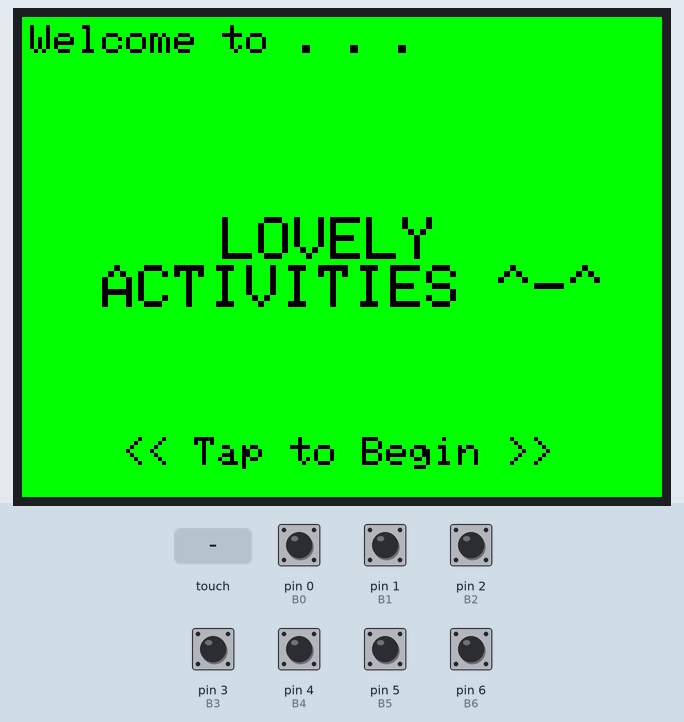
Simulated run of this sketch. Board: SparkFun Pro Micro, built with avr-gcc and run on an emulated ATmega32U4. Parts: 320×240 colour display. Inputs (shaded band) come from the test bench; at power-on: pin 0 (B0), pin 1 (B1), pin 2 (B2), pin 3 (B3), pin 4 (B4), pin 5 (B5), pin 6 (B6) HIGH. EEPROM starts erased; what the sketch prints to the serial monitor is not drawn.

Above: at 1.4 s.
1.5 s: touch panel pressed at 62 % / 70 % of its raw x / y range
At 1.9 s:
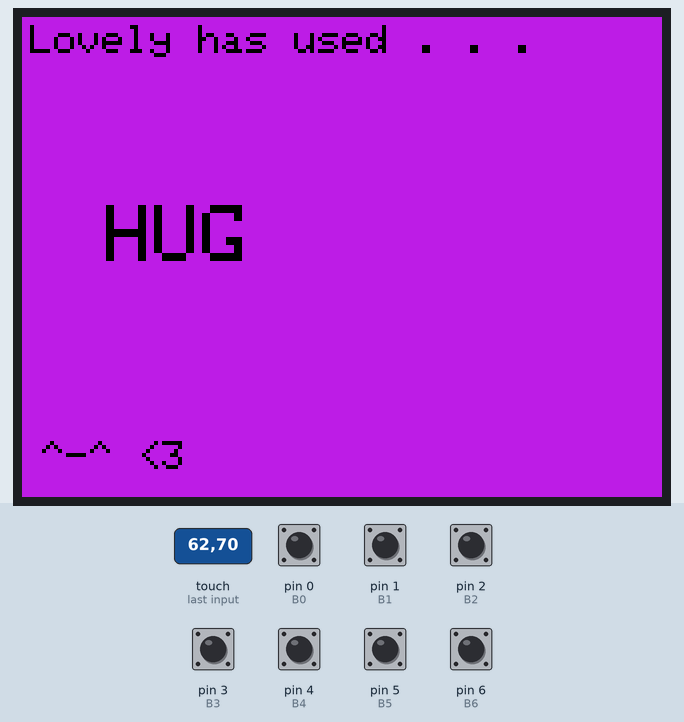
4.5 s: touch panel pressed at 13 % / 10 % of its raw x / y range
At 5.3 s:
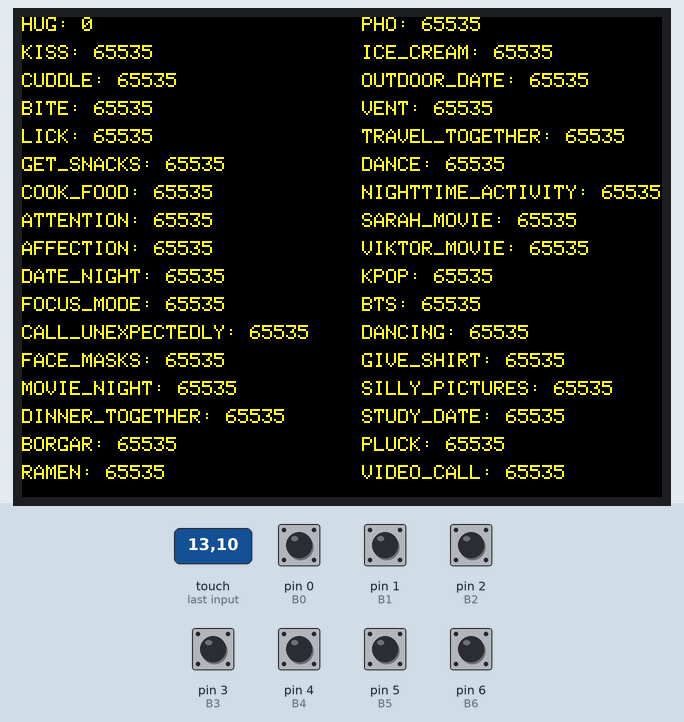
6.2 s: touch panel pressed at 38 % / 10 % of its raw x / y range
At 7.5 s:
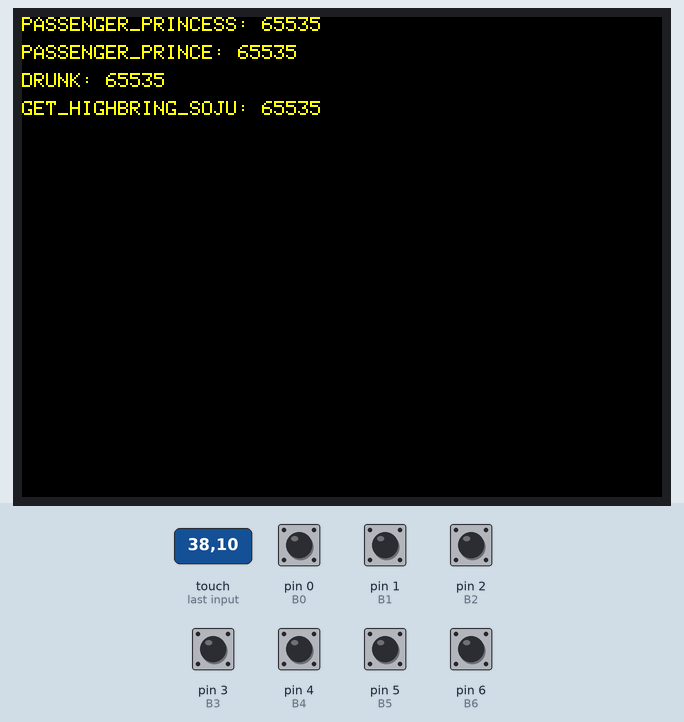
7.8 s: touch panel pressed at 62 % / 10 % of its raw x / y range
At 9.0 s:
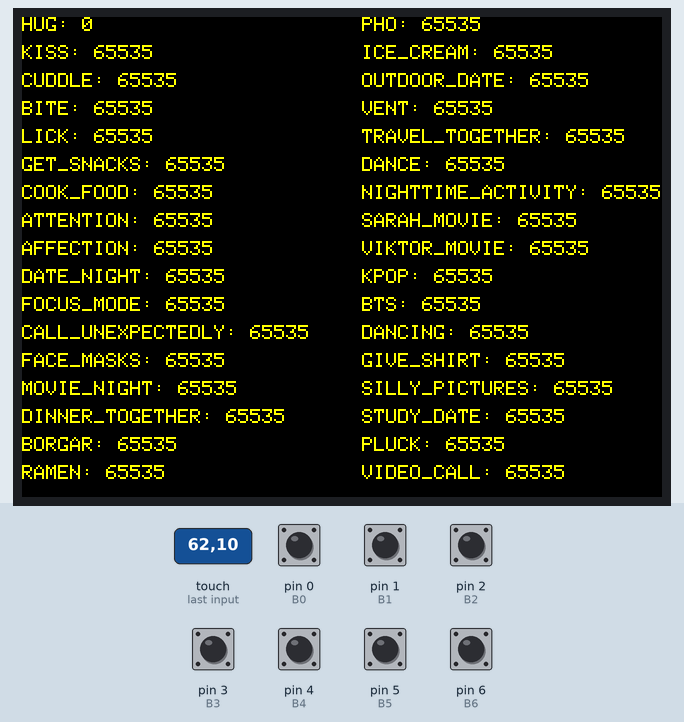
9.5 s: touch panel pressed at 87 % / 70 % of its raw x / y range
At 10.2 s:
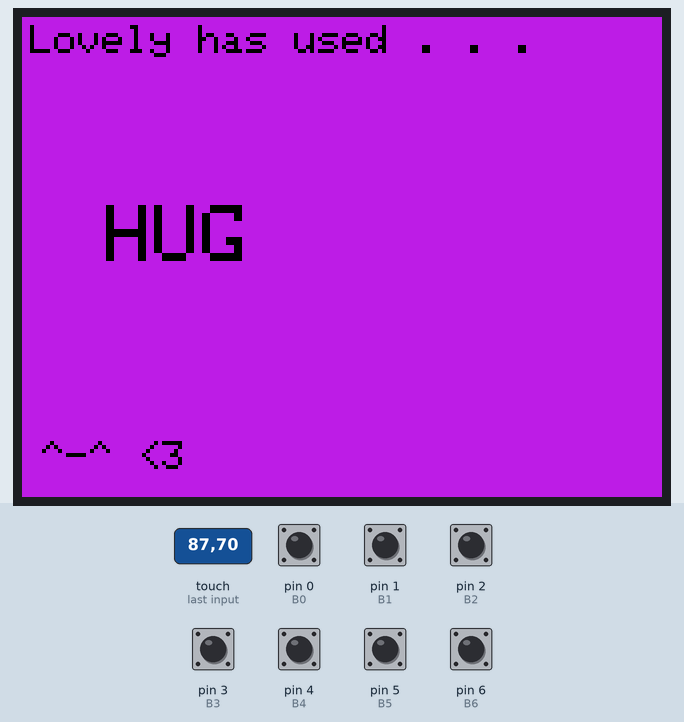
11.1 s: touch panel pressed at 87 % / 10 % of its raw x / y range
At 12.7 s:
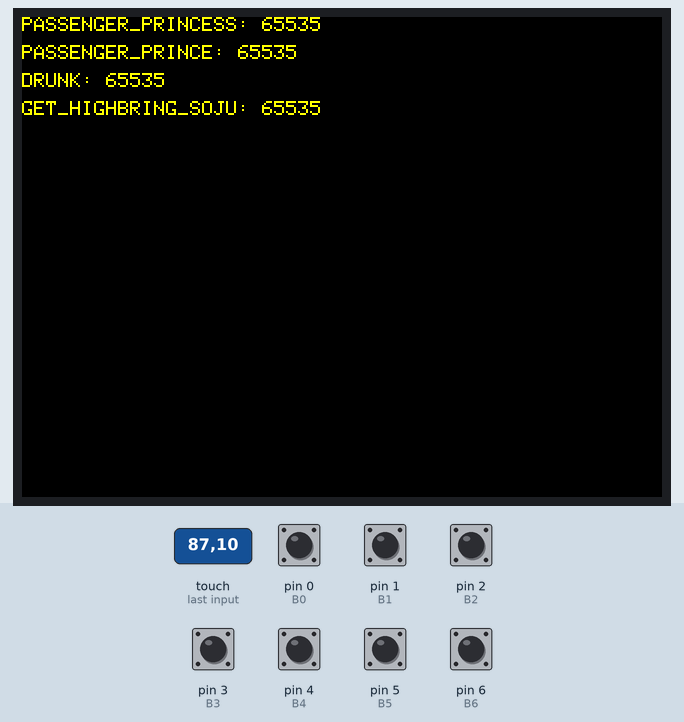
Timing chart, 0 to 13.7 s (numbered marks = the images above; inputs shaded):
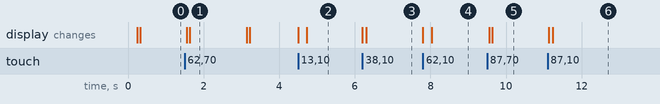

Measured:
- after the input at 1.5 s, the display: first changes after 0.06 s (image 1 shows a later state)
- after the input at 4.5 s, the display: first changes at once (image 2 shows a later state)
- after the input at 6.2 s, the display: first changes at once (image 3 shows a later state)
- after the input at 7.8 s, the display: first changes at once (image 4 shows a later state)
- after the input at 9.5 s, the display: first changes after 0.05 s (image 5 shows a later state)
- after the input at 11.1 s, the display: first changes at once (image 6 shows a later state)
- what the display in image 1 shows lasts 1.5 s, from 1.6 s to 3.1 s

The sketch:

FG022_Chore_Bank.ino
```cpp
/*
  FG022: Gabo Bank

  For the purspose of lovely's 21st birthday, a digital chore wallet is
  kept to keep track of chorse and tasks that have been given or assigned to the other lovely.

  Other components in this project are the mechanical housing, dislpay, nightlights, and chore cards.

*/

// Pro Micro has 1KB of EEPROM, can prolly load up 256 tasks, each with 4 bytes where each task can be
// 32 bits, meaning a max theoretical of 4294967295 counts. That's a lot of hugs but is not enough >:(

#include <EEPROM.h>
#include <Adafruit_GFX.h>    // Core graphics library
#include <Adafruit_ST7789.h> // Hardware-specific library for ST7789
#include <XPT2046_Touchscreen.h> // Touchscreen for The Wavesaher screen
#include <SPI.h>             // Arduino SPI library

// Fonts
#include <Fonts/FreeSans9pt7b.h>   //.kbv use FreeFonts etc
#include <Fonts/FreeSans12pt7b.h>
#include <Fonts/FreeSans18pt7b.h>
#define Arial_24 &FreeSans9pt7b    //.kbv FreeFonts use address
#define Arial_48 &FreeSans12pt7b
#define Arial_60 &FreeSans18pt7b

#define DEBUG false

/*
  Board I/O for the Arduino Pro Micro

  Component List:
  - TFT Display (Only interested in the display function for now, no touch)
  - 4 Buttons
  - 7 Microswitches
  - 1 Power switch (not connected to any board IO)


*/
// TFT Display

// For Arduino Pro Micro
//#define SCK           15 // SPI clock

#define TFT_CS        10 // LCD_CS
#define TFT_BL        8  // LCD_BL
#define TFT_DC        9  // LCD_DC
// SCK = 15, MISO = 14, MOSI = 16
// For touchscreen
#define TIRQ_PIN  7
#define CS_PIN    A0
/*
// For Arduino Uno
#define CS_PIN  4  //Waveshare Touch
#define TFT_DC  7  //Waveshare
#define TFT_CS 10  //Waveshare
#define TFT_BL  9  //Waveshare backlight
// For touchscreen
#define TIRQ_PIN  3
// MOSI=11, MISO=12, SCK=13
*/


// colours
#define BLACK         0x0000
#define WHITE         0xFFFF
#define RED           0xF800
#define GREEN         0x07E0
#define YELLOW        0xFFE0
#define LIGHT_PINK    0xF2B8FC

// instantiate the screen
Adafruit_ST7789 tft(TFT_CS, TFT_DC, TFT_BL);
// instantiate the souchscreen
XPT2046_Touchscreen ts(CS_PIN);

// Card Reader

#define B0            0 // TX as DigitalPin
#define B1            1 // RX as DigitalPin
#define B2            2
#define B3            3
#define B4            4
#define B5            5
#define B6            6

/*
// for Uno
#define B0            A0 // TX as DigitalPin
#define B1            A1 // RX as DigitalPin
#define B2            A2
#define B3            A3
#define B4            A4
#define B5            A5
#define B6            A6
*/
// Selector Buttons
/*
#define BUTTON_MENU   7
#define BUTTON_SELECT 14
#define BUTTON_FWD    16
#define BUTTON_BACK   A0
*/

// Internal Parameters
#define TOUCH_RAW     4095
#define Y_MAX         240
#define Y_FONT_SIZE   14 // used for incrementing int the Y axis
#define X_MAX         340
#define BRIGHT_MAX    255
#define LIGHT_MAX     255
#define PAGE_LAST     1 // 2 for testing
#define MAX_TASKS     38 // 38 items rn!
#define LTOP          0 // quadrant for Quadrant
#define RTOP          1
#define LBOT          2
#define RBOT          3

// EEPROM Location for Tasks, task of 128
/*
  This is a long list! Currently 0 to 37 (38 items)
  The carry byte is +128 of the current location, so for HUG @ 0, HUG_carry @ 128.
    This allows 2 byte values, for a count of over 65000! But ofc I would give more hugs than that :triumph:

  See excel sheet for generating or updating the list
*/
enum Tasks
{HUG,
KISS,
CUDDLE,
BITE,
LICK,
GET_SNACKS,
COOK_FOOD,
ATTENTION,
AFFECTION,
DATE_NIGHT,
FOCUS_MODE,
CALL_UNEXPECTEDLY,
FACE_MASKS,
MOVIE_NIGHT,
DINNER_TOGETHER,
BORGAR,
RAMEN,
PHO,
ICE_CREAM,
OUTDOOR_DATE,
VENT,
TRAVEL_TOGETHER,
DANCE,
NIGHTTIME_ACTIVITY,
SARAH_MOVIE,
VIKTOR_MOVIE,
KPOP,
BTS,
DANCING,
GIVE_SHIRT,
SILLY_PICTURES,
STUDY_DATE,
PLUCK,
VIDEO_CALL,
PASSENGER_PRINCESS,
PASSENGER_PRINCE,
DRUNK,
GET_HIGH,
BRING_SOJU
};
// String description of each task, see excel sheet for generating or updating the list
const String taskNames[] =
{"HUG",
"KISS",
"CUDDLE",
"BITE",
"LICK",
"GET_SNACKS",
"COOK_FOOD",
"ATTENTION",
"AFFECTION",
"DATE_NIGHT",
"FOCUS_MODE",
"CALL_UNEXPECTEDLY",
"FACE_MASKS",
"MOVIE_NIGHT",
"DINNER_TOGETHER",
"BORGAR",
"RAMEN",
"PHO",
"ICE_CREAM",
"OUTDOOR_DATE",
"VENT",
"TRAVEL_TOGETHER",
"DANCE",
"NIGHTTIME_ACTIVITY",
"SARAH_MOVIE",
"VIKTOR_MOVIE",
"KPOP",
"BTS",
"DANCING",
"GIVE_SHIRT",
"SILLY_PICTURES",
"STUDY_DATE",
"PLUCK",
"VIDEO_CALL",
"PASSENGER_PRINCESS",
"PASSENGER_PRINCE",
"DRUNK",
"GET_HIGH"
"BRING_SOJU"
};

// States for each condition the device could be in
enum States {WAIT, TASKS, MENU, TIME_SET, BRIGHTNESS, ABOUT, INCREMENT};

// Primary pages
enum Pages  {TIME_P, BALANCE_P, INSERTED_P, MENU_P, TIME_SET_P, BRIGHTNESS_P, ABOUT_P};

/*
  Global Variables
*/
int prevPage = 0;
int pageNumber = 0;
int screenBrightness = 127;
int lightBrightness = 127;
int pointerX = 0;
int pointerY = 0;

void setup() {
  // put your setup code here, to run once:

  Serial.begin(9600);
  Serial.println("GABOBANK Test!");
  tft.init(240, 320, SPI_MODE0); // screen init
  ts.begin(); // touchscreen init
  tft.setRotation(1);
  while (!Serial && (millis() <= 1000));


  pinMode(B0, INPUT_PULLUP);
  pinMode(B1, INPUT_PULLUP);
  pinMode(B2, INPUT_PULLUP);
  pinMode(B3, INPUT_PULLUP);
  pinMode(B4, INPUT_PULLUP);
  pinMode(B5, INPUT_PULLUP);
  pinMode(B6, INPUT_PULLUP);

  WaitPage(true);

}

// flip flops the touch condition
boolean wasTouched = true;
States state = WAIT;
States prevState = state;

void loop() {
  // put your main code here, to run repeatedly:

  if(DEBUG)
    if(millis() % 500 == 0)
      Serial.println(state);

  boolean isTouched = ts.touched();

  switch (state)
  {

    case WAIT:
      if(wasTouched)
      {
        wasTouched = false;
        WaitPage(true);
      }
      if(isTouched)
      {
        wasTouched = true;
        Serial.println("Touched Wait");

        if(Quadrant() == RBOT || Quadrant() == LBOT)
        {
          state = TASKS;
          Tasks(true);
        }
        if(Quadrant() == LTOP)
        {
          state == ABOUT;
        }
        if(Quadrant() == RTOP)
        {
          prevState = WAIT;
          state = INCREMENT;
        }
      }

      //if(millis() % 1000000 == 0)
      break;

    case TASKS:
      if(wasTouched)
      {
        wasTouched = false;
      }
      if(isTouched)
      {
        wasTouched = true;

        if(Quadrant() == RTOP)
        {
          prevState = TASKS;
          state = INCREMENT;
        }
        if(Quadrant() == LTOP)
          state = WAIT;
        if(Quadrant() == RBOT)
        {
          ChangePage(0, 1);
          Tasks(true);
        }
        else if(Quadrant() == LBOT)
        {
          ChangePage(1, 0);
          Tasks(true);
        }
      }
      break;
    case INCREMENT:
        delay(50); // tap debounce
        long int cards = ReadCard(digitalRead(B0), digitalRead(B1), digitalRead(B2), digitalRead(B3), digitalRead(B4), digitalRead(B5), digitalRead(B6));
        CardInserted(cards);
        if(DEBUG)
          Serial.println(taskNames[cards]);
        if(DEBUG)
          Serial.println(cards);
        if(DEBUG)
          Serial.println("Card Inserted!");
        state = prevState;
      break;
    case MENU:
      /*if(isTouched)
      {
        Menu(true);
      }
      else
        state = MENU; // keep staying in this state    */
      break;
    case BRIGHTNESS:
      break;
    case ABOUT:
      break;
    default:
      break;
  }

}


/*
  Reads the addresss based on the state of the reader, which depends on the card inserted.

  Input: buttons [6:0] boolean state, representing 7-bit binary integer

  Output: decimal integer taskIndex
*/
long int ReadCard(int b0, int b1, int b2, int b3, int b4, int b5, int b6)
{
  // b0 is the LSB, b6 is the MSB
  // buttons are active low, so need to flip in order to use for calculation

  return (!b6*64) + (!b5*32) + (!b4*16) + (!b3*8) + (!b2*4) + (!b1*2) + (!b0*1);
}

/*
  Returns which corner was tapped by the touchscreen.

  Input: none

  Output: int quadrant, defined above
*/
int Quadrant()
{
  TS_Point pointer = ts.getPoint();

  if(pointer.y < TOUCH_RAW/2)
      if(pointer.x > TOUCH_RAW/2)
        return RBOT;
      else
        return LBOT;
    else // top half
      if(pointer.x > TOUCH_RAW/2) // if the touch point was on the right side of the screen
          return RTOP;

    return LTOP;

}

/*
  Displays the card inserted once incremented with some graphics.
  Called when a card is deposited into the machine (ie: top right is tapped).

  Input: int taskIndex

  Output: void, writes directly to screen
*/
void CardInserted(int taskIndex)
{
  TaskIncrement(taskIndex);

  tft.fillScreen(LIGHT_PINK);
  tft.setTextColor(BLACK);
  tft.setTextSize(2);

  tft.setCursor(4,4);
  tft.print("Lovely has used . . .");

  tft.setTextSize(4);
  tft.setCursor(X_MAX/8, Y_MAX/3+14);
  tft.print(taskNames[taskIndex]);

  tft.setTextSize(2);
  tft.setCursor(10, Y_MAX-(Y_FONT_SIZE*3)+14);
  tft.print("^-^ <3");
  delay(1500); // delay for 1.5 seconds
}

/*
  Increments the count for a task by writing to EEPROM, Uses ReadCard. This module must also deal with overflow, and use the second byte
  The second byte for the task will be at +128 of the current location.

  Input: The corresponding task index

  Output: void, writes directly to EEPROM location based on task number
*/
void TaskIncrement(int taskIndex)
{
  // make sure to actually read the location first to add the value
  int tempLocation = taskIndex;
  long int tempValue = GetTaskCount(tempLocation) + 1;
  uint16_t shifter = 0;


  // if greater than 255, split into MSB and LSB before writing to their own EEPROM bytes
  // max of 65535, but I will do more than that lovely, it's just a limitation of the Arduino hehe
  if(tempValue > 255) // decimal 255
  {
    shifter = (tempValue >> (8*0)) & 0xff; // get the LSB
    EEPROM.update(tempLocation, shifter);
    shifter = (tempValue >> (8*1)) & 0xff; // get the MSB
    tempLocation += 128;
    EEPROM.update(tempLocation, shifter);
  }
  // just increment the value otherwise
  else
    EEPROM.update(tempLocation, tempValue);
}

/*
  Returns the value stored for the corresponding task. Must also look at the second byte!

  Input: The corresponding task index

  Output: long integer of task count, may be over
*/
long int GetTaskCount(int taskIndex)
{
  if(taskIndex > MAX_TASKS)
    return 0;
  else
  {
    uint16_t tempValue = EEPROM.read(taskIndex+128); // read the MSB
    tempValue <<= 8; // shift bits by 8
    tempValue += EEPROM.read(taskIndex); // add the LSB

    return (long int)tempValue;
  }
}

/*
  Builds a string of the task and its count to the display at a specified coordinate.

  Input: xcoord, ycoord, taskIndex
  Output: void, writes to display directly
*/
void DisplayTask(int xCoord, int yCoord, int taskIndex)
{
  // first black out the area to be written in, which is a 170 wide x 14 high box
  tft.fillRect(xCoord, yCoord, X_MAX/2, Y_FONT_SIZE, BLACK);

  if(taskIndex < MAX_TASKS)
  {
    String stringBuilder = taskNames[taskIndex] + ": " + GetTaskCount(taskIndex);
    tft.setTextColor(YELLOW);
    //tft.setFont(Arial_48);
    tft.setTextSize(1);
    tft.setCursor(xCoord, yCoord);

    // displays the text, expected: "HUG: 999"
    tft.print(stringBuilder);
  }
}

/*
  Displays all the task for a page and refreshes for more tasks whenever the page number is changed.
  Uses DisplayTask, amountToDisplay must be adjusted to fit on the physical screen!
  Note: the screen is going to be sideways, so ensure that the coordinates are rotated

  Input: int start of the index to look at, int of the amount of tasks to display on the page.
          ** Amount to Display is limited to 34!

  Output: void, writes directly to screen
*/
void DisplayTaskPage(int indexStart, int amountToDisplay)
{
  int xCoord = 0;
  int yCoord = 0;

  tft.fillScreen(BLACK);

  for(int i = 0; i < amountToDisplay; i++)
  {
    DisplayTask(xCoord, yCoord, indexStart+i);
    if(yCoord < Y_MAX - Y_FONT_SIZE*2)
      yCoord += Y_FONT_SIZE; // font size is 7 for textsize 1
    else
    {
      yCoord = 0; // back to first line
      xCoord += (X_MAX / 2); // move to the second half of the screen
    }
  }
}

/*
  This module acts as the main datapath for task page things.

    Calls: DisplayTaskPage, and ChangePage


    Input: page number

    Output: boolean finish, indicates ready state

*/
void Tasks(bool start)
{
  DisplayTaskPage(34*(pageNumber), 34*(pageNumber+1));
}

/*
  Incremenet/Decrement the task pages based on button inputs

  Input: button state left, button state right

  Output: void, writes directly to main display moduleasdasdasdasd
*/
void ChangePage(int left, int right)
{
  if(left == 1)
    if(pageNumber == 0)
      pageNumber = PAGE_LAST;
    else
      pageNumber -= 1;
  if(right == 1)
    if(pageNumber == PAGE_LAST)
      pageNumber = 0;
    else
      pageNumber += 1;
}

/*
  Adjusts the brightness of the screen based on button inputs.

  Input: button state left, button state right

  Output: void, writes directly to main display module
*/
void ChangeScreenBrightness(int up, int down)
{

}

/*
  Adjusts the brightness of the nightlight

  Input: button state up, button state down

  Output: void, writes directly to lights
*/
void ChangeLightBrightness(int up, int down)
{

}

/*
  Sets up the main menu.

  Input: bool start init
  Output: void, writes directly to display
*/
void Menu(bool start)
{
  tft.fillScreen(WHITE);
  tft.setTextColor(BLACK);
  tft.setTextSize(2);

  // top left
  tft.setCursor(4,4);
  tft.print("Adjust");
  tft.setCursor(4,20);
  tft.print("Brightness");

  // bot left
  tft.setCursor(4, Y_MAX/2);
  tft.print("<<< Back");

  // bot right
  tft.setCursor(X_MAX/2, Y_MAX/2);
  tft.print("About");

}

/*
  Page for waiting for an input.
*/
void WaitPage(bool start)
{
  tft.fillScreen(GREEN);
  tft.setTextColor(BLACK);
  tft.setTextSize(2);

  tft.setCursor(4,4);
  tft.print("Welcome to . . .");

  tft.setTextSize(3);
  tft.setCursor(X_MAX/2-70, Y_MAX/2-20);
  tft.print("LOVELY");
  tft.setCursor(40, Y_MAX/2+4);
  tft.print("ACTIVITIES ^-^");

  tft.setTextSize(2);
  tft.setCursor(50, Y_MAX-30);
  tft.print("<< Tap to Begin >>");

}
```
